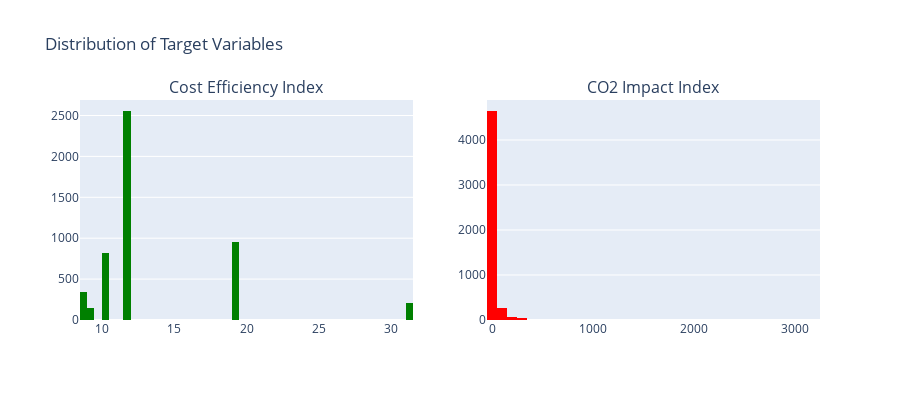

The code cell stored with this chart in its notebook:
### Markdown cell above
### Stage 2: Exploratory data analysis

### Code cell
print("\n" + "="*100)
print("STAGE 2: EXPLORATORY DATA ANALYSIS - 12+ VISUALIZATIONS")
print("="*100)

# =============================================================================
# CHART 1: Target Variables Distribution (Cost & CO2)
# =============================================================================
print("\n[Chart 1] Target Variables Distribution")
fig1 = make_subplots(rows=1, cols=2, subplot_titles=['Cost Efficiency Index', 'CO2 Impact Index'])

fig1.add_trace(go.Histogram(x=df['Cost_Efficiency_Index'].dropna(), name='Cost', 
                            marker_color='green', nbinsx=50), row=1, col=1)
fig1.add_trace(go.Histogram(x=df['CO2_Impact_Index'].dropna(), name='CO2',
                            marker_color='red', nbinsx=50), row=1, col=2)

fig1.update_layout(height=400, title_text="Distribution of Target Variables", showlegend=False)
fig1.show()

### Figure 1 — Plotly figure (JSON) as saved in the notebook; plotly's stock layout.template omitted (floating-point values rounded to 4 significant figures; data arrays with more than 128 entries replaced by an {"elided": "..."} marker saying what was removed)
{"data": [{"marker": {"color": "green"}, "name": "Cost", "nbinsx": 50, "type": "histogram", "x": {"elided": "5041 float values"}, "xaxis": "x", "yaxis": "y"}, {"marker": {"color": "red"}, "name": "CO2", "nbinsx": 50, "type": "histogram", "x": {"elided": "5041 float values"}, "xaxis": "x2", "yaxis": "y2"}], "layout": {"annotations": [{"font": {"size": 16}, "showarrow": false, "text": "Cost Efficiency Index", "x": 0.225, "xanchor": "center", "xref": "paper", "y": 1, "yanchor": "bottom", "yref": "paper"}, {"font": {"size": 16}, "showarrow": false, "text": "CO2 Impact Index", "x": 0.775, "xanchor": "center", "xref": "paper", "y": 1, "yanchor": "bottom", "yref": "paper"}], "height": 400, "showlegend": false, "title": {"text": "Distribution of Target Variables"}, "xaxis": {"anchor": "y", "domain": [0, 0.45]}, "xaxis2": {"anchor": "y2", "domain": [0.55, 1]}, "yaxis": {"anchor": "x", "domain": [0, 1]}, "yaxis2": {"anchor": "x2", "domain": [0, 1]}}}
